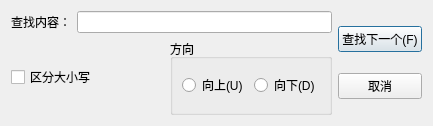
<?xml version="1.0" encoding="UTF-8"?>
<ui version="4.0">
 <class>SearchDialog</class>
 <widget class="QDialog" name="SearchDialog">
  <property name="geometry">
   <rect>
    <x>0</x>
    <y>0</y>
    <width>433</width>
    <height>126</height>
   </rect>
  </property>
  <property name="windowTitle">
   <string>查找</string>
  </property>
  <layout class="QHBoxLayout" name="horizontalLayout_4">
   <item>
    <layout class="QVBoxLayout" name="verticalLayout_2">
     <item>
      <layout class="QHBoxLayout" name="horizontalLayout">
       <item>
        <widget class="QLabel" name="label">
         <property name="text">
          <string>查找内容：</string>
         </property>
        </widget>
       </item>
       <item>
        <widget class="QLineEdit" name="lineEdit"/>
       </item>
      </layout>
     </item>
     <item>
      <layout class="QHBoxLayout" name="horizontalLayout_3">
       <item>
        <widget class="QCheckBox" name="checkBox">
         <property name="text">
          <string>区分大小写</string>
         </property>
        </widget>
       </item>
       <item>
        <widget class="QGroupBox" name="groupBox">
         <property name="title">
          <string>方向</string>
         </property>
         <layout class="QHBoxLayout" name="horizontalLayout_2">
          <item>
           <widget class="QRadioButton" name="radioButton">
            <property name="text">
             <string>向上(U)</string>
            </property>
           </widget>
          </item>
          <item>
           <widget class="QRadioButton" name="radioButton_2">
            <property name="text">
             <string>向下(D)</string>
            </property>
           </widget>
          </item>
         </layout>
        </widget>
       </item>
      </layout>
     </item>
    </layout>
   </item>
   <item>
    <layout class="QVBoxLayout" name="verticalLayout">
     <item>
      <widget class="QPushButton" name="pushButton">
       <property name="text">
        <string>查找下一个(F)</string>
       </property>
      </widget>
     </item>
     <item>
      <widget class="QPushButton" name="pushButton_2">
       <property name="text">
        <string>取消</string>
       </property>
      </widget>
     </item>
    </layout>
   </item>
  </layout>
 </widget>
 <resources/>
 <connections/>
</ui>
